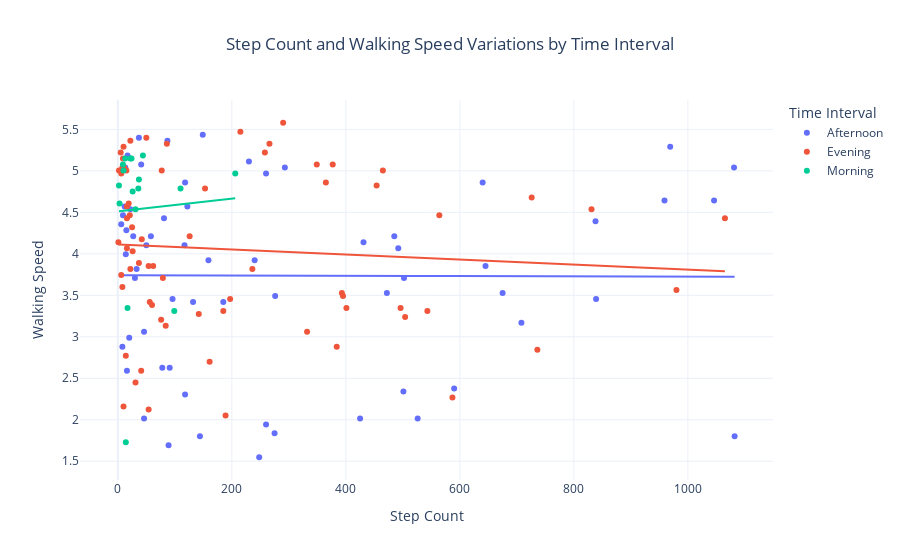

Notebook source saved alongside this figure:
### Markdown cell above
Let's explore the variations in step count and walking speed over different time intervals.

### Code cell
time_intervals = pd.cut(pd.to_datetime(Data["Time"]).dt.hour,
                        bins=[0, 12, 18, 24],
                        labels=["Morning", "Afternoon", "Evening"], 
                        right=False)

Data["Time Interval"] = time_intervals

# Variations in Step Count and Walking Speed by Time Interval
fig7 = px.scatter(Data, x="Step Count",
                  y="Walking Speed",
                  color="Time Interval",
                  title="Step Count and Walking Speed Variations by Time Interval",
                  trendline='ols')
fig7.update_layout(title_text="Step Count and Walking Speed Variations by Time Interval", title_x=0.5)
fig7.show()

### Figure 1 — Plotly figure (JSON) as saved in the notebook; plotly's stock layout.template omitted (floating-point values rounded to 4 significant figures)
{"data": [{"hovertemplate": "Time Interval=Afternoon<br>Step Count=%{x}<br>Walking Speed=%{y}<extra></extra>", "legendgroup": "Afternoon", "marker": {"color": "#636efa", "symbol": "circle"}, "mode": "markers", "name": "Afternoon", "orientation": "v", "showlegend": true, "type": "scatter", "x": [46, 645, 14, 13, 17, 122, 839, 118, 590, 425, 260, 838, 959, 89, 472, 117, 30, 492, 431, 502, 708, 675, 58, 27, 81, 6, 50, 78, 96, 132, 33, 91, 16, 501, 240, 20, 8, 185, 144, 526, 46, 118, 230, 293, 12, 9, 41, 22, 15, 485, 1046, 159, 260, 248, 1082, 275, 276, 149, 87, 37, 969, 640, 1081], "xaxis": "x", "y": [3.06, 3.852, 3.996, 5.04, 5.184, 4.572, 3.456, 2.304, 2.376, 2.016, 4.968, 4.392, 4.644, 1.692, 3.528, 4.104, 3.708, 4.068, 4.14, 3.708, 3.168, 3.528, 4.212, 4.212, 4.428, 4.356, 4.104, 2.628, 3.456, 3.42, 3.816, 2.628, 2.592, 2.34, 3.924, 2.988, 2.88, 3.42, 1.8, 2.016, 2.016, 4.86, 5.112, 5.04, 4.572, 4.464, 5.076, 4.536, 4.284, 4.212, 4.644, 3.924, 1.944, 1.548, 1.8, 1.836, 3.492, 5.436, 5.364, 5.4, 5.292, 4.86, 5.04], "yaxis": "y"}, {"hovertemplate": "<b>OLS trendline</b><br>Walking Speed = -1.70101e-05 * Step Count + 3.74265<br>R<sup>2</sup>=0.000023<br><br>Time Interval=Afternoon<br>Step Count=%{x}<br>Walking Speed=%{y} <b>(trend)</b><extra></extra>", "legendgroup": "Afternoon", "marker": {"color": "#636efa", "symbol": "circle"}, "mode": "lines", "name": "Afternoon", "showlegend": false, "type": "scatter", "x": [6, 8, 9, 12, 13, 14, 15, 16, 17, 20, 22, 27, 30, 33, 37, 41, 46, 46, 50, 58, 78, 81, 87, 89, 91, 96, 117, 118, 118, 122, 132, 144, 149, 159, 185, 230, 240, 248, 260, 260, 275, 276, 293, 425, 431, 472, 485, 492, 501, 502, 526, 590, 640, 645, 675, 708, 838, 839, 959, 969, 1046, 1081, 1082], "xaxis": "x", "y": [3.743, 3.743, 3.742, 3.742, 3.742, 3.742, 3.742, 3.742, 3.742, 3.742, 3.742, 3.742, 3.742, 3.742, 3.742, 3.742, 3.742, 3.742, 3.742, 3.742, 3.741, 3.741, 3.741, 3.741, 3.741, 3.741, 3.741, 3.741, 3.741, 3.741, 3.74, 3.74, 3.74, 3.74, 3.74, 3.739, 3.739, 3.738, 3.738, 3.738, 3.738, 3.738, 3.738, 3.735, 3.735, 3.735, 3.734, 3.734, 3.734, 3.734, 3.734, 3.733, 3.732, 3.732, 3.731, 3.731, 3.728, 3.728, 3.726, 3.726, 3.725, 3.724, 3.724], "yaxis": "y"}, {"hovertemplate": "Time Interval=Evening<br>Step Count=%{x}<br>Walking Speed=%{y}<extra></extra>", "legendgroup": "Evening", "marker": {"color": "#EF553B", "symbol": "circle"}, "mode": "markers", "name": "Evening", "orientation": "v", "showlegend": true, "type": "scatter", "x": [8, 564, 153, 16, 22, 16, 587, 496, 395, 401, 384, 161, 736, 142, 10, 8, 6, 56, 26, 1, 236, 14, 504, 60, 54, 77, 19, 189, 31, 84, 76, 41, 37, 21, 50, 10, 22, 15, 79, 454, 465, 11, 365, 377, 5, 9, 2, 86, 42, 332, 185, 290, 215, 258, 266, 54, 6, 349, 980, 726, 1065, 831, 126, 62, 25, 543, 393, 197, 16], "xaxis": "x", "y": [5.04, 4.464, 4.788, 4.068, 3.816, 4.572, 2.268, 3.348, 3.492, 3.348, 2.88, 2.7, 2.844, 3.276, 2.16, 3.6, 3.744, 3.42, 4.032, 4.14, 3.816, 2.772, 3.24, 3.384, 2.124, 5.004, 4.608, 2.052, 2.448, 3.132, 3.204, 2.592, 3.888, 4.464, 5.4, 5.292, 5.364, 5.004, 3.708, 4.824, 5.004, 5.04, 4.86, 5.076, 5.22, 5.148, 5.004, 5.328, 4.176, 3.06, 3.312, 5.58, 5.472, 5.22, 5.328, 3.852, 4.968, 5.076, 3.564, 4.68, 4.428, 4.536, 4.212, 3.852, 4.32, 3.312, 3.528, 3.456, 4.428], "yaxis": "y"}, {"hovertemplate": "<b>OLS trendline</b><br>Walking Speed = -0.000303736 * Step Count + 4.11271<br>R<sup>2</sup>=0.006415<br><br>Time Interval=Evening<br>Step Count=%{x}<br>Walking Speed=%{y} <b>(trend)</b><extra></extra>", "legendgroup": "Evening", "marker": {"color": "#EF553B", "symbol": "circle"}, "mode": "lines", "name": "Evening", "showlegend": false, "type": "scatter", "x": [1, 2, 5, 6, 6, 8, 8, 9, 10, 10, 11, 14, 15, 16, 16, 16, 19, 21, 22, 22, 25, 26, 31, 37, 41, 42, 50, 54, 54, 56, 60, 62, 76, 77, 79, 84, 86, 126, 142, 153, 161, 185, 189, 197, 215, 236, 258, 266, 290, 332, 349, 365, 377, 384, 393, 395, 401, 454, 465, 496, 504, 543, 564, 587, 726, 736, 831, 980, 1065], "xaxis": "x", "y": [4.112, 4.112, 4.111, 4.111, 4.111, 4.11, 4.11, 4.11, 4.11, 4.11, 4.109, 4.108, 4.108, 4.108, 4.108, 4.108, 4.107, 4.106, 4.106, 4.106, 4.105, 4.105, 4.103, 4.101, 4.1, 4.1, 4.098, 4.096, 4.096, 4.096, 4.094, 4.094, 4.09, 4.089, 4.089, 4.087, 4.087, 4.074, 4.07, 4.066, 4.064, 4.057, 4.055, 4.053, 4.047, 4.041, 4.034, 4.032, 4.025, 4.012, 4.007, 4.002, 3.998, 3.996, 3.993, 3.993, 3.991, 3.975, 3.971, 3.962, 3.96, 3.948, 3.941, 3.934, 3.892, 3.889, 3.86, 3.815, 3.789], "yaxis": "y"}, {"hovertemplate": "Time Interval=Morning<br>Step Count=%{x}<br>Walking Speed=%{y}<extra></extra>", "legendgroup": "Morning", "marker": {"color": "#00cc96", "symbol": "circle"}, "mode": "markers", "name": "Morning", "orientation": "v", "showlegend": true, "type": "scatter", "x": [37, 14, 22, 206, 44, 17, 24, 26, 110, 2, 9, 13, 10, 36, 99, 3, 31], "xaxis": "x", "y": [4.896, 1.728, 5.148, 4.968, 5.184, 3.348, 5.148, 4.752, 4.788, 4.824, 5.076, 5.148, 5.004, 4.788, 3.312, 4.608, 4.536], "yaxis": "y"}, {"hovertemplate": "<b>OLS trendline</b><br>Walking Speed = 0.000760925 * Step Count + 4.513<br>R<sup>2</sup>=0.001872<br><br>Time Interval=Morning<br>Step Count=%{x}<br>Walking Speed=%{y} <b>(trend)</b><extra></extra>", "legendgroup": "Morning", "marker": {"color": "#00cc96", "symbol": "circle"}, "mode": "lines", "name": "Morning", "showlegend": false, "type": "scatter", "x": [2, 3, 9, 10, 13, 14, 17, 22, 24, 26, 31, 36, 37, 44, 99, 110, 206], "xaxis": "x", "y": [4.515, 4.515, 4.52, 4.521, 4.523, 4.524, 4.526, 4.53, 4.531, 4.533, 4.537, 4.54, 4.541, 4.546, 4.588, 4.597, 4.67], "yaxis": "y"}], "layout": {"legend": {"title": {"text": "Time Interval"}, "tracegroupgap": 0}, "title": {"text": "Step Count and Walking Speed Variations by Time Interval", "x": 0.5}, "xaxis": {"anchor": "y", "domain": [0, 1], "title": {"text": "Step Count"}}, "yaxis": {"anchor": "x", "domain": [0, 1], "title": {"text": "Walking Speed"}}}}
